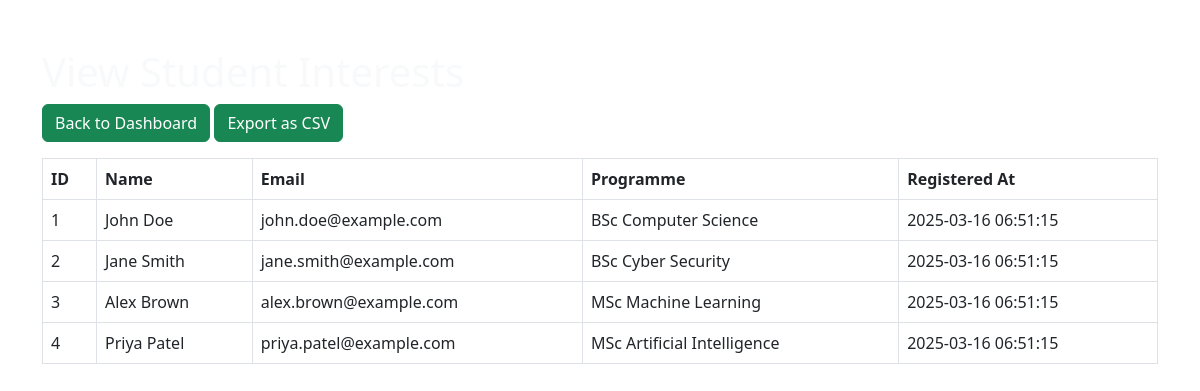
The page /admin/view-students.php (signed in) on the database its author committed.
### tables this page shows
CREATE TABLE InterestedStudents (
    InterestID INT AUTO_INCREMENT PRIMARY KEY,
    ProgrammeID INT NOT NULL,
    StudentName VARCHAR(100) NOT NULL,
    Email VARCHAR(255) NOT NULL,
    RegisteredAt TIMESTAMP DEFAULT CURRENT_TIMESTAMP,
    FOREIGN KEY (ProgrammeID) REFERENCES Programmes(ProgrammeID) ON DELETE CASCADE
);

CREATE TABLE Programmes (
    ProgrammeID INTEGER PRIMARY KEY AUTO_INCREMENT,
    ProgrammeName TEXT NOT NULL,
    LevelID INTEGER,
    ProgrammeLeaderID INTEGER,
    Description TEXT,
    Image TEXT,
    FOREIGN KEY (LevelID) REFERENCES Levels(LevelID),
    FOREIGN KEY (ProgrammeLeaderID) REFERENCES Staff(StaffID)
);

### admin/view-students.php (the view, shortened to what this page needs)
<?php
include '../includes/db.php';
?>
<!DOCTYPE html>
<html lang="en">
<head>
    <link href="https://cdn.jsdelivr.net/npm/bootstrap@5.3.0/dist/css/bootstrap.min.css" rel="stylesheet">
    <link href="../assets/css/style2.css" rel="stylesheet">
</head>
<body>
    <div class="container mt-5">
        <h1 class="text-light">View Student Interests</h1>
        <a href="dashborad.php" class="btn btn-success mb-3">Back to Dashboard</a>
        <a href="export-students.php" class="btn btn-success mb-3">Export as CSV</a>
        <table class="table table-bordered p-4">
            <thead>
                <tr>
                    <th>ID</th>
                    <th>Name</th>
                    <th>Email</th>
                    <th>Programme</th>
                    <th>Registered At</th>
                </tr>
            </thead>
            <tbody>
                <?php
                $sql = "SELECT interestedstudents.*, Programmes.ProgrammeName
                        FROM interestedstudents
                        LEFT JOIN Programmes ON interestedstudents.ProgrammeID = Programmes.ProgrammeID";
                $result = mysqli_query($conn, $sql);
                while ($row = mysqli_fetch_assoc($result)) {
                    echo "<tr>
                            <td>{$row['InterestID']}</td>
                            <td>{$row['StudentName']}</td>
                            <td>{$row['Email']}</td>
                            <td>{$row['ProgrammeName']}</td>
                            <td>{$row['RegisteredAt']}</td>
                          </tr>";
                }
                ?>
            </tbody>
        </table>
    </div>
</body>
</html>

### assets/css/style2.css (style rules this page uses)
body { background-image: url("../images/image.jpg"); background-size: cover; background-position: center; background-repeat: no-repeat; background-attachment: fixed; height: 100vh; margin: 0; padding: 0; }

### rows shown on the page
interestedstudents: InterestID "1", StudentName "John Doe", Email "john.doe@example.com", ProgrammeID.ProgrammeName "BSc Computer Science", RegisteredAt "2025-03-16 06:51:15"
interestedstudents: InterestID "2", StudentName "Jane Smith", Email "jane.smith@example.com", ProgrammeID.ProgrammeName "BSc Cyber Security", RegisteredAt "2025-03-16 06:51:15"
interestedstudents: InterestID "3", StudentName "Alex Brown", Email "alex.brown@example.com", ProgrammeID.ProgrammeName "MSc Machine Learning", RegisteredAt "2025-03-16 06:51:15"
interestedstudents: InterestID "4", StudentName "Priya Patel", Email "priya.patel@example.com", ProgrammeID.ProgrammeName "MSc Artificial Intelligence", RegisteredAt "2025-03-16 06:51:15"
